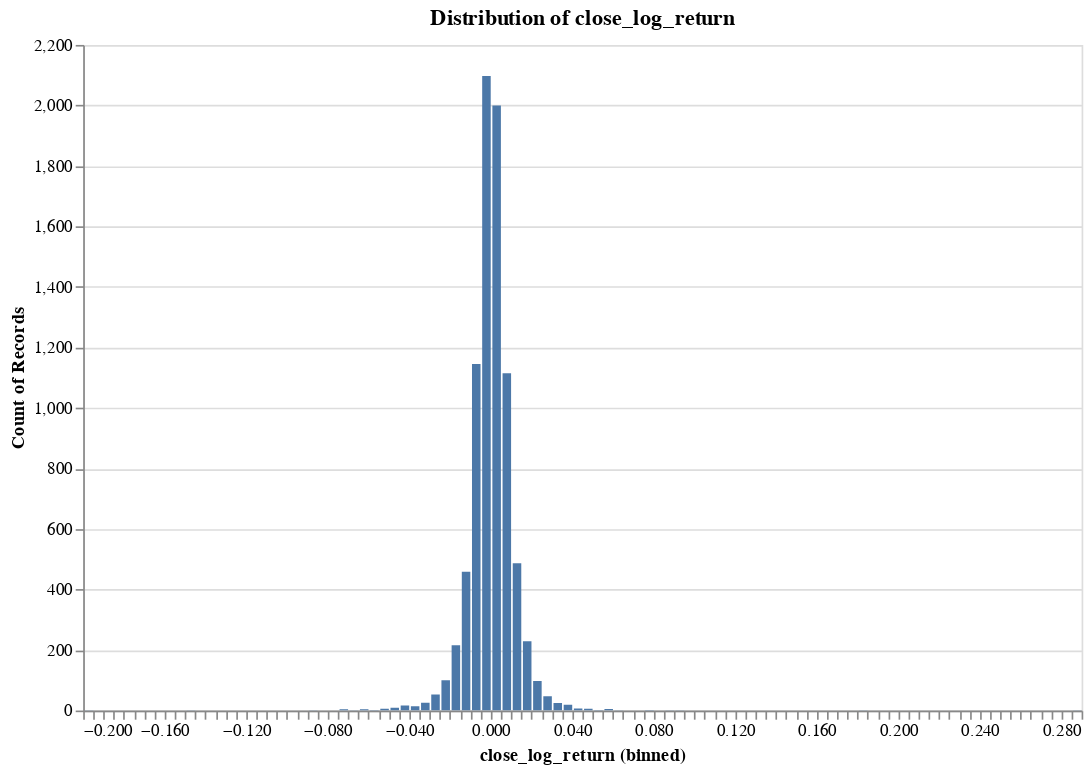

The code cell stored with this chart in its notebook:
### Code cell
research.plot_distribution(ts, target, no_bins = 100)
# We can visually see how the distribution of the log returns looks like a normal distribution

### Figure 1 — Vega specification as saved in the notebook (floating-point values rounded to 4 significant figures)
{"$schema": "https://vega.github.io/schema/vega/v5.json", "data": [{"name": "param_3_store"}, {"name": "source_0", "values": [{"__count": 1145, "bin_maxbins_100_close_log_return": -0.01, "bin_maxbins_100_close_log_return_end": -0.005}, {"__count": 2097, "bin_maxbins_100_close_log_return": -0.005, "bin_maxbins_100_close_log_return_end": -4.337e-18}, {"__count": 2000, "bin_maxbins_100_close_log_return": 0.0, "bin_maxbins_100_close_log_return_end": 0.005}, {"__count": 459, "bin_maxbins_100_close_log_return": -0.015, "bin_maxbins_100_close_log_return_end": -0.01}, {"__count": 1115, "bin_maxbins_100_close_log_return": 0.005, "bin_maxbins_100_close_log_return_end": 0.01}, {"__count": 216, "bin_maxbins_100_close_log_return": -0.02, "bin_maxbins_100_close_log_return_end": -0.015}, {"__count": 487, "bin_maxbins_100_close_log_return": 0.01, "bin_maxbins_100_close_log_return_end": 0.015}, {"__count": 47, "bin_maxbins_100_close_log_return": 0.025, "bin_maxbins_100_close_log_return_end": 0.03}, {"__count": 229, "bin_maxbins_100_close_log_return": 0.015, "bin_maxbins_100_close_log_return_end": 0.02}, {"__count": 98, "bin_maxbins_100_close_log_return": 0.02, "bin_maxbins_100_close_log_return_end": 0.025}, {"__count": 100, "bin_maxbins_100_close_log_return": -0.025, "bin_maxbins_100_close_log_return_end": -0.02}, {"__count": 6, "bin_maxbins_100_close_log_return": -0.055, "bin_maxbins_100_close_log_return_end": -0.05}, {"__count": 26, "bin_maxbins_100_close_log_return": -0.035, "bin_maxbins_100_close_log_return_end": -0.03}, {"__count": 1, "bin_maxbins_100_close_log_return": 0.06, "bin_maxbins_100_close_log_return_end": 0.065}, {"__count": 14, "bin_maxbins_100_close_log_return": -0.04, "bin_maxbins_100_close_log_return_end": -0.035}, {"__count": 5, "bin_maxbins_100_close_log_return": 0.055, "bin_maxbins_100_close_log_return_end": 0.06}, {"__count": 19, "bin_maxbins_100_close_log_return": 0.035, "bin_maxbins_100_close_log_return_end": 0.04}, {"__count": 4, "bin_maxbins_100_close_log_return": -0.065, "bin_maxbins_100_close_log_return_end": -0.06}, {"__count": 53, "bin_maxbins_100_close_log_return": -0.03, "bin_maxbins_100_close_log_return_end": -0.025}, {"__count": 7, "bin_maxbins_100_close_log_return": 0.04, "bin_maxbins_100_close_log_return_end": 0.045}, {"__count": 2, "bin_maxbins_100_close_log_return": -0.06, "bin_maxbins_100_close_log_return_end": -0.055}, {"__count": 9, "bin_maxbins_100_close_log_return": -0.05, "bin_maxbins_100_close_log_return_end": -0.045}, {"__count": 17, "bin_maxbins_100_close_log_return": -0.045, "bin_maxbins_100_close_log_return_end": -0.04}, {"__count": 25, "bin_maxbins_100_close_log_return": 0.03, "bin_maxbins_100_close_log_return_end": 0.035}, {"__count": 1, "bin_maxbins_100_close_log_return": 0.085, "bin_maxbins_100_close_log_return_end": 0.09}, {"__count": 6, "bin_maxbins_100_close_log_return": 0.045, "bin_maxbins_100_close_log_return_end": 0.05}, {"__count": 1, "bin_maxbins_100_close_log_return": -0.2, "bin_maxbins_100_close_log_return_end": -0.195}, {"__count": 2, "bin_maxbins_100_close_log_return": 0.075, "bin_maxbins_100_close_log_return_end": 0.08}, {"__count": 2, "bin_maxbins_100_close_log_return": 0.05, "bin_maxbins_100_close_log_return_end": 0.055}, {"__count": 1, "bin_maxbins_100_close_log_return": 0.285, "bin_maxbins_100_close_log_return_end": 0.29}, {"__count": 1, "bin_maxbins_100_close_log_return": 0.18, "bin_maxbins_100_close_log_return_end": 0.185}, {"__count": 4, "bin_maxbins_100_close_log_return": -0.075, "bin_maxbins_100_close_log_return_end": -0.07}, {"__count": 1, "bin_maxbins_100_close_log_return": -0.09, "bin_maxbins_100_close_log_return_end": -0.085}, {"__count": 1, "bin_maxbins_100_close_log_return": 0.09, "bin_maxbins_100_close_log_return_end": 0.095}, {"__count": 1, "bin_maxbins_100_close_log_return": -0.07, "bin_maxbins_100_close_log_return_end": -0.065}, {"__count": 1, "bin_maxbins_100_close_log_return": -0.15, "bin_maxbins_100_close_log_return_end": -0.145}]}, {"name": "source_0_y_domain___count", "values": [{"min": 1, "max": 2097}]}], "signals": [{"name": "bin_maxbins_100_close_log_return_bins", "value": {"fields": ["close_log_return"], "fname": "bin_close_log_return", "start": -0.2, "step": 0.005, "stop": 0.29}}, {"name": "unit", "value": {}, "on": [{"events": "pointermove", "update": "isTuple(group()) ? group() : unit"}]}, {"name": "param_3", "update": "vlSelectionResolve(\"param_3_store\", \"union\")"}, {"name": "param_3_close_log_return", "on": [{"events": [{"source": "view", "type": "dblclick"}], "update": "null"}, {"events": {"signal": "param_3_translate_delta"}, "update": "panLinear(param_3_translate_anchor.extent_x, -param_3_translate_delta.x / width)"}, {"events": {"signal": "param_3_zoom_delta"}, "update": "zoomLinear(domain(\"x\"), param_3_zoom_anchor.x, param_3_zoom_delta)"}]}, {"name": "param_3_tuple", "on": [{"events": [{"signal": "param_3_close_log_return"}], "update": "param_3_close_log_return ? {unit: \"\", fields: param_3_tuple_fields, values: [param_3_close_log_return]} : null"}]}, {"name": "param_3_tuple_fields", "value": [{"field": "close_log_return", "channel": "x", "type": "R"}]}, {"name": "param_3_translate_anchor", "value": {}, "on": [{"events": [{"source": "scope", "type": "pointerdown"}], "update": "{x: x(unit), y: y(unit), extent_x: domain(\"x\")}"}]}, {"name": "param_3_translate_delta", "value": {}, "on": [{"events": [{"source": "window", "between": [{"source": "scope", "type": "pointerdown"}, {"source": "window", "type": "pointerup"}], "type": "pointermove", "consume": true}], "update": "{x: param_3_translate_anchor.x - x(unit), y: param_3_translate_anchor.y - y(unit)}"}]}, {"name": "param_3_zoom_anchor", "on": [{"events": [{"source": "scope", "type": "wheel", "consume": true}], "update": "{x: invert(\"x\", x(unit)), y: invert(\"y\", y(unit))}"}]}, {"name": "param_3_zoom_delta", "on": [{"events": [{"source": "scope", "type": "wheel", "consume": true}], "update": "pow(1.001, event.deltaY * pow(16, event.deltaMode))", "force": true}]}, {"name": "param_3_modify", "on": [{"events": {"signal": "param_3_tuple"}, "update": "modify(\"param_3_store\", param_3_tuple, true)"}]}], "marks": [{"type": "rect", "name": "marks", "from": {"data": "source_0"}, "encode": {"update": {"x": {"field": "bin_maxbins_100_close_log_return_end", "scale": "x", "offset": {"signal": "0.5 + (abs(scale(\"x\", datum[\"bin_maxbins_100_close_log_return_end\"]) - scale(\"x\", datum[\"bin_maxbins_100_close_log_return\"])) < 0.25 ? 0.5 * (0.25 - (abs(scale(\"x\", datum[\"bin_maxbins_100_close_log_return_end\"]) - scale(\"x\", datum[\"bin_maxbins_100_close_log_return\"])))) : -0.5)"}}, "y": {"field": "__count", "scale": "y"}, "y2": {"value": 0, "scale": "y"}, "fill": {"value": "#4c78a8"}, "x2": {"field": "bin_maxbins_100_close_log_return", "scale": "x", "offset": {"signal": "0.5 + (abs(scale(\"x\", datum[\"bin_maxbins_100_close_log_return_end\"]) - scale(\"x\", datum[\"bin_maxbins_100_close_log_return\"])) < 0.25 ? -0.5 * (0.25 - (abs(scale(\"x\", datum[\"bin_maxbins_100_close_log_return_end\"]) - scale(\"x\", datum[\"bin_maxbins_100_close_log_return\"])))) : 0.5)"}}}}, "interactive": true, "clip": true, "style": ["bar"]}], "scales": [{"name": "x", "type": "linear", "domain": {"signal": "[bin_maxbins_100_close_log_return_bins.start, bin_maxbins_100_close_log_return_bins.stop]"}, "range": [0, {"signal": "width"}], "bins": {"signal": "bin_maxbins_100_close_log_return_bins"}, "domainRaw": {"signal": "param_3[\"close_log_return\"]"}, "zero": false}, {"name": "y", "type": "linear", "domain": [{"signal": "(data(\"source_0_y_domain___count\")[0] || {}).min"}, {"signal": "(data(\"source_0_y_domain___count\")[0] || {}).max"}], "range": [{"signal": "height"}, 0], "zero": true, "nice": true}], "axes": [{"scale": "y", "gridScale": "x", "grid": true, "domain": false, "orient": "left", "aria": false, "maxExtent": 0, "labels": false, "ticks": false, "minExtent": 0, "zindex": 0, "tickCount": {"signal": "ceil(height/40)"}}, {"scale": "x", "labelFlush": true, "grid": false, "labelOverlap": true, "zindex": 0, "title": "close_log_return (binned)", "tickCount": {"signal": "ceil(width/10)"}, "orient": "bottom"}, {"scale": "y", "orient": "left", "labelOverlap": true, "grid": false, "title": "Count of Records", "tickCount": {"signal": "ceil(height/40)"}, "zindex": 0}], "title": {"text": "Distribution of close_log_return", "frame": "group"}, "style": "cell", "padding": 5, "height": 400, "width": 600, "background": "white"}
